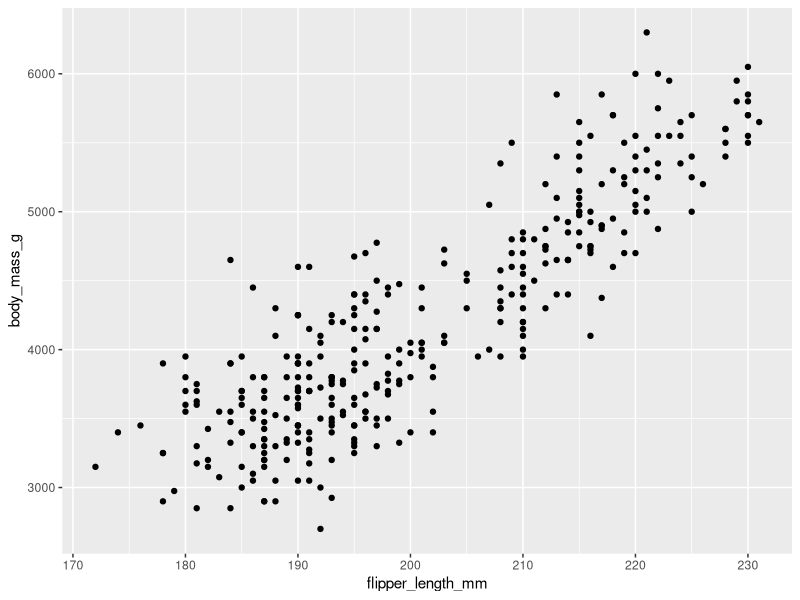
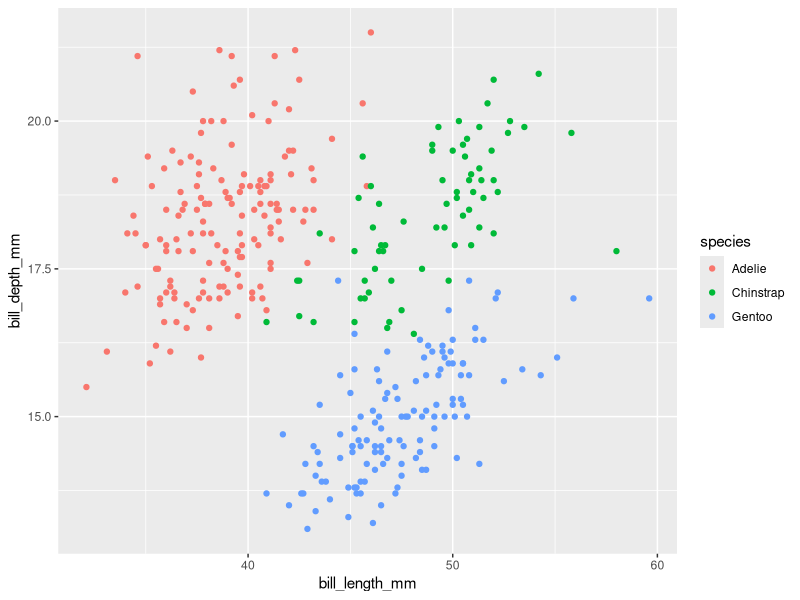
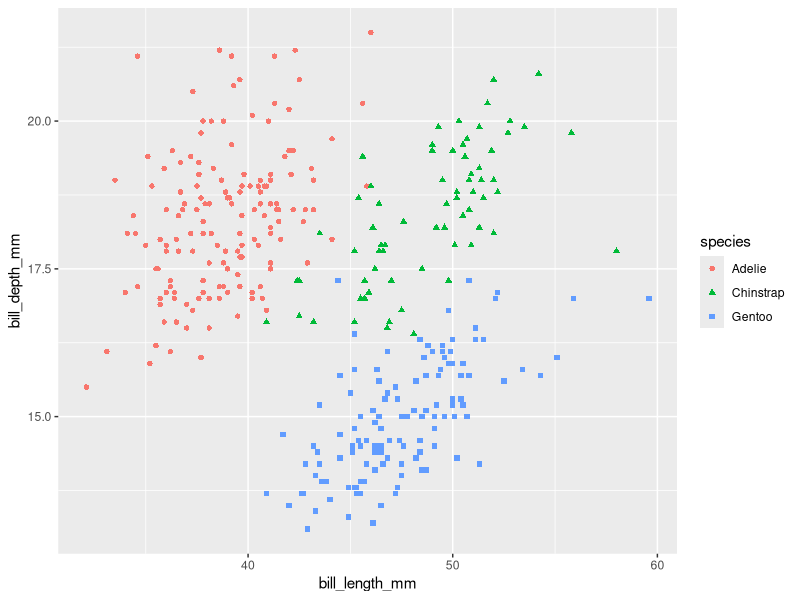
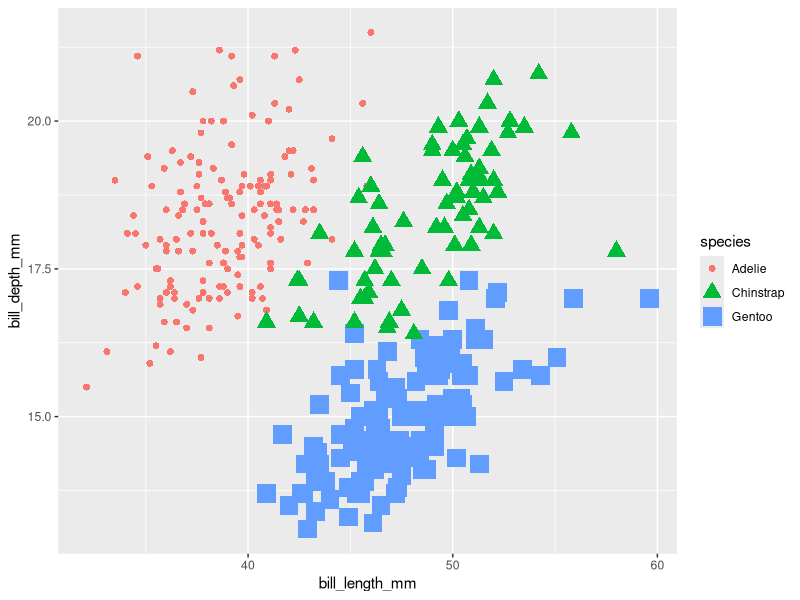
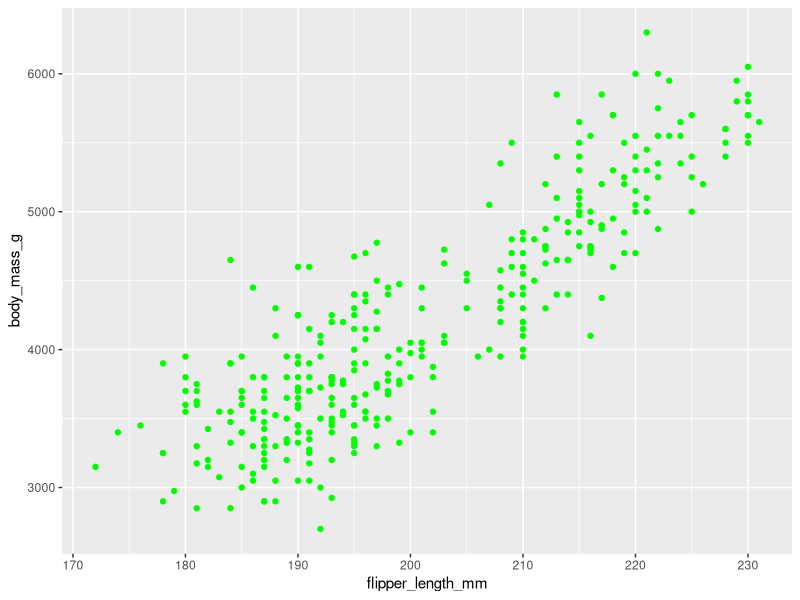
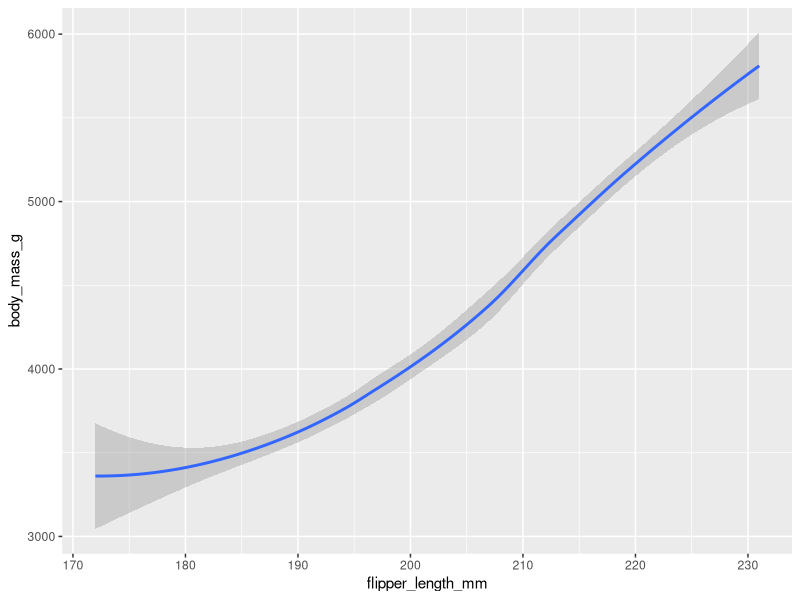
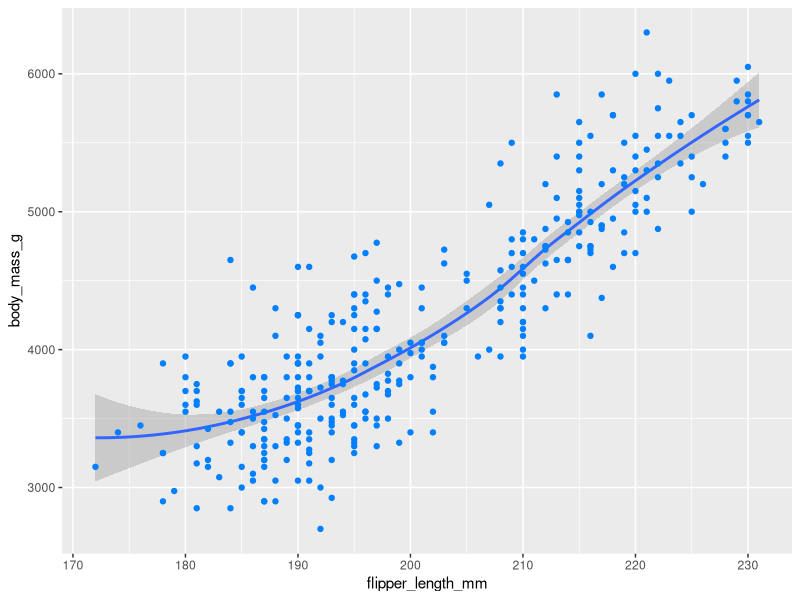

Generate these figures, in order, with R:

install.packages('tidyverse')

library('ggplot2') # The word ggplot stands for grammer of graphics

library('palmerpenguins')

ggplot(data=penguins) + geom_point(mapping = aes ( x = flipper_length_mm, y = body_mass_g))

# + Operator is used to add layers to functions 

# a geom in R stands for geometric data

# mapping function used to determine aesthetics to geom_point using aes function

# Even C has graphics library that's called <graphics.h>

data("penguins")

ggplot(data = penguins) + geom_point(mapping = aes ( x = bill_length_mm, y = bill_depth_mm, color = species)) # parameter color can be added through an uniquely identifying function

ggplot(data = penguins) + geom_point(mapping = aes ( x = bill_length_mm, y = bill_depth_mm, color = species , shape = species)) # Additionally shapes parameter can be used to differenceat the plots

ggplot(data = penguins) + geom_point(mapping = aes ( x = bill_length_mm, y = bill_depth_mm, color = species , shape = species , size = species)) # Also species parameter can be added to determine a specific parameter

# Applying color , shape , species to entire data dataset insted of specific column

ggplot(data = penguins) + geom_point(mapping = aes ( x = flipper_length_mm, y = body_mass_g) , color = 'green')

# In R geom are the set of functions that helps to represent data in various manner
# such as geom_point is used to represent data in the form of dots i.e scretter plots
# and geom_bar to represent data in geom_line 

ggplot(data=penguins) + geom_smooth(mapping = aes ( x = flipper_length_mm, y = body_mass_g))

# Additionaly using + another layer of geom can be added 

ggplot(data=penguins) + geom_smooth(mapping = aes ( x = flipper_length_mm, y = body_mass_g)) + geom_point(mapping = aes ( x = flipper_length_mm, y = body_mass_g), color = '#0080ff') 


